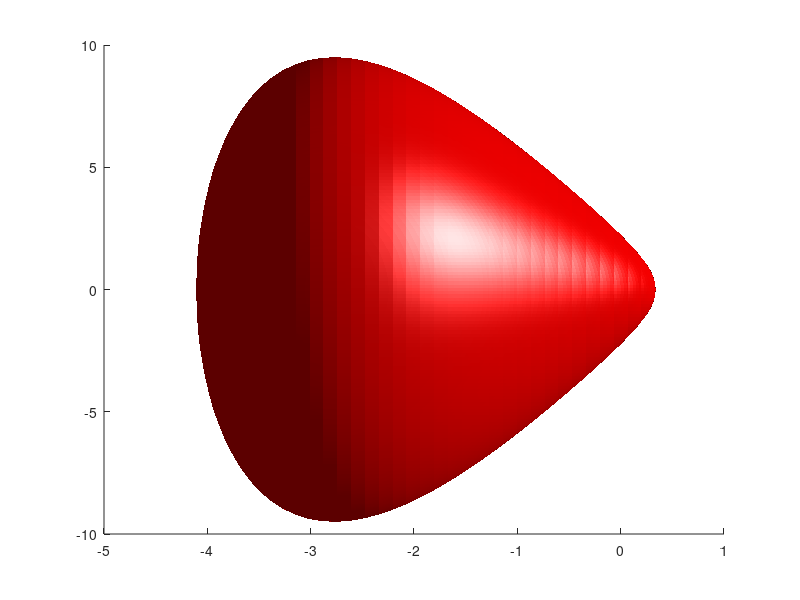

Here is the MATLAB script that generated this plot: (Note: this script raises an error after producing the figure.)
% Define grid limits and resolution
y = linspace(-20, 20, 300);
z1 = linspace(-20, 20, 300);
z2 = linspace(-20, 20, 300);

% Create 3D grid
[Y, Z1, Z2] = meshgrid(y, z1, z2);

% Calculate H at each grid point
H = (1/4)*(Y.^4 + Z1.^2) - 3*Y.^2 + + 4.7*Y + (1/4)*(Z2 - 2.236).^2 - 1.2499;

% Plot the implicit surface H = 0 using isosurface
figure;
p = patch(isosurface(Y, Z1, Z2, H, 0));
isonormals(Y, Z1, Z2, H, p)
set(p, 'FaceColor', 'red', 'EdgeColor', 'none');

% Add lighting and labels
camlight; lighting phong
xlabel('y');
ylabel('z_1');
zlabel('z_2');
grid on;
axis equal;
view(3);
xlim([-5, 5])
ylim([-10, 5])
zlim([-8, 12])
